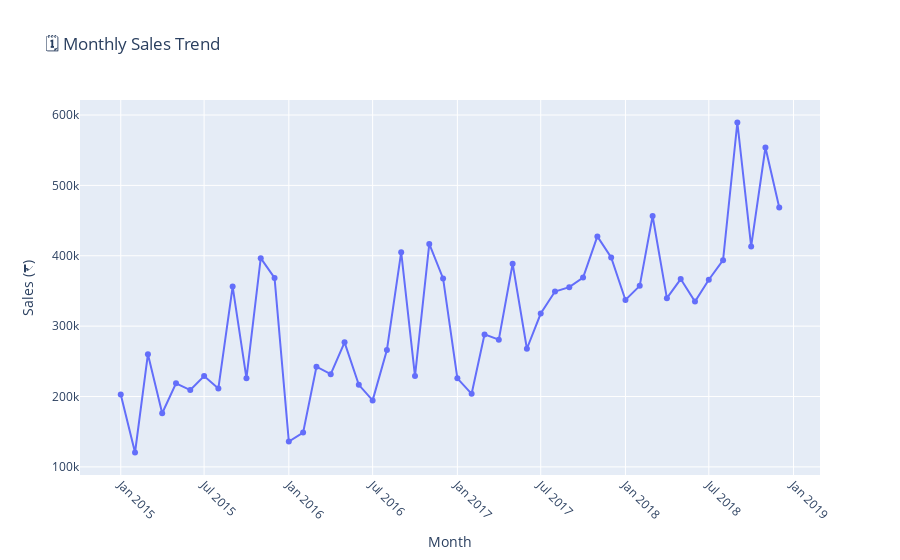

Notebook cell for this chart:
### Code cell
df['Month'] = df['Order Date'].dt.to_period('M')
monthly_sales = df.groupby('Month')['Sales'].sum().reset_index()
monthly_sales['Month'] = monthly_sales['Month'].astype(str)

fig = px.line(
    monthly_sales,
    x='Month',
    y='Sales',
    title="🗓️ Monthly Sales Trend",
    markers=True,
    labels={'Sales': 'Sales (₹)', 'Month': 'Month'}
)

fig.update_layout(xaxis_tickangle=45)
fig.show()

### Figure 1 — Plotly figure (JSON) as saved in the notebook; plotly's stock layout.template omitted (floating-point values rounded to 4 significant figures)
{"data": [{"hovertemplate": "Month=%{x}<br>Sales (₹)=%{y}<extra></extra>", "legendgroup": "", "line": {"color": "#636efa", "dash": "solid"}, "marker": {"symbol": "circle"}, "mode": "lines+markers", "name": "", "orientation": "v", "showlegend": false, "type": "scatter", "x": ["2015-01", "2015-02", "2015-03", "2015-04", "2015-05", "2015-06", "2015-07", "2015-08", "2015-09", "2015-10", "2015-11", "2015-12", "2016-01", "2016-02", "2016-03", "2016-04", "2016-05", "2016-06", "2016-07", "2016-08", "2016-09", "2016-10", "2016-11", "2016-12", "2017-01", "2017-02", "2017-03", "2017-04", "2017-05", "2017-06", "2017-07", "2017-08", "2017-09", "2017-10", "2017-11", "2017-12", "2018-01", "2018-02", "2018-03", "2018-04", "2018-05", "2018-06", "2018-07", "2018-08", "2018-09", "2018-10", "2018-11", "2018-12"], "xaxis": "x", "y": [203014, 120444, 260072, 176187, 218740, 209191, 229055, 211451, 356192, 226102, 396619, 368532, 136079, 148752, 242347, 231694, 276958, 216643, 194498, 266132, 405161, 228997, 416833, 367865, 225850, 203846, 288295, 280724, 388739, 267878, 317912, 349149, 355404, 368989, 427532, 397594, 337185, 357259, 456482, 339747, 366890, 334982, 366018, 393698, 589384, 413301, 553847, 468719], "yaxis": "y"}], "layout": {"legend": {"tracegroupgap": 0}, "title": {"text": "🗓️ Monthly Sales Trend"}, "xaxis": {"anchor": "y", "domain": [0, 1], "tickangle": 45, "title": {"text": "Month"}}, "yaxis": {"anchor": "x", "domain": [0, 1], "title": {"text": "Sales (₹)"}}}}
